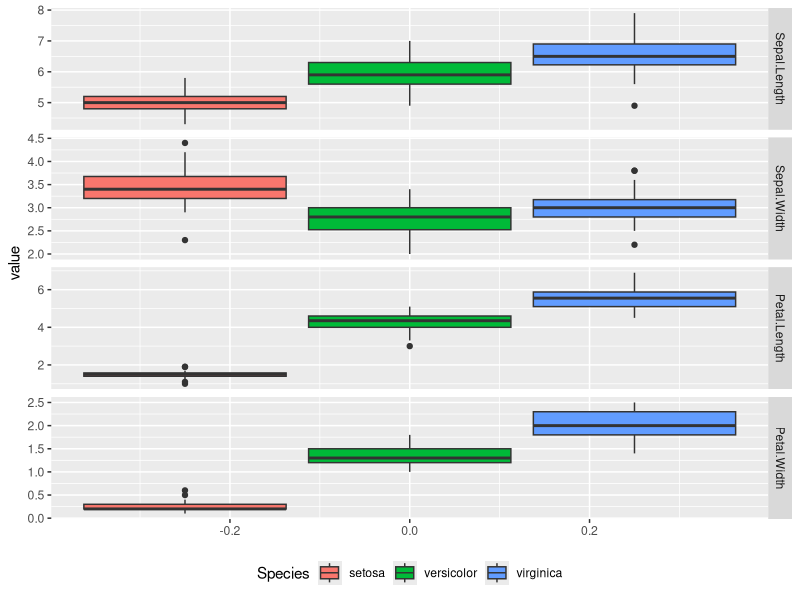

Source code (R):
## ---- chunk 1
summary(iris)
## ---- chunk 2
chi2Result <- chisq.test(x = cut(iris$Sepal.Length, breaks = 3), y = iris$Species)
str(chi2Result)
## ---- chunk 3
print(chi2Result)
## ---- chunk 4
print(table(cut(iris$Sepal.Length, breaks = 3), iris$Species))
## ---- chunk 5
print(chisq.test(x = cut(rnorm(nrow(iris)), breaks = 3), y = iris$Species))
## ---- chunk 6
chi2Statistic <- sapply(setdiff(colnames(iris), "Species"), function(attribute) {
  chisq.test(x = cut(iris[[attribute]], breaks = 3), y = iris$Species)$statistic
})
print(chi2Statistic)
## ---- chunk 7
chi2P <- sapply(setdiff(colnames(iris), "Species"), function(attribute) {
  chisq.test(x = cut(iris[[attribute]], breaks = 3),y = iris$Species)$p.value
})
print(chi2P)
## ---- chunk 8
irisMelted <- reshape2::melt(data = iris, measure.vars = colnames(iris)[1:4])
str(iris)
str(irisMelted)
## ---- chunk 9
library(ggplot2)
ggplot(data = irisMelted) +
  geom_boxplot(mapping = aes(y = value, fill = Species)) + # "fill" denotes the fill color
  facet_grid(variable ~ ., scales = "free_y") +
  theme(legend.position = "bottom")
## ---- chunk 10
print(ks.test(x = iris[iris$Species == "versicolor", "Sepal.Width"],
              y = iris[iris$Species == "virginica", "Sepal.Width"],
              alternative = "two.sided"))
print(ks.test(x = iris[iris$Species == "versicolor", "Petal.Width"],
              y = iris[iris$Species == "virginica", "Petal.Width"],
              alternative = "two.sided"))
## ---- chunk 11
print(ks.test(x = iris[iris$Species == "versicolor", "Sepal.Width"],
              y = iris[iris$Species == "virginica", "Sepal.Width"],
              alternative = "greater")) # related to CDF!
print(ks.test(x = iris[iris$Species == "versicolor", "Petal.Width"],
              y = iris[iris$Species == "virginica", "Petal.Width"],
              alternative = "greater"))
## ---- chunk 12
print(wilcox.test(x = iris[iris$Species == "versicolor", "Sepal.Width"],
                  y = iris[iris$Species == "virginica", "Sepal.Width"],
                  alternative = "two.sided"))
print(wilcox.test(x = iris[iris$Species == "versicolor", "Petal.Width"],
                  y = iris[iris$Species == "virginica", "Petal.Width"],
                  alternative = "two.sided"))
## ---- chunk 13
print(wilcox.test(x = iris[iris$Species == "versicolor", "Sepal.Width"],
                  y = iris[iris$Species == "virginica", "Sepal.Width"],
                  alternative = "less")) # related to values!
print(wilcox.test(x = iris[iris$Species == "versicolor", "Petal.Width"],
                  y = iris[iris$Species == "virginica", "Petal.Width"],
                  alternative = "less"))
